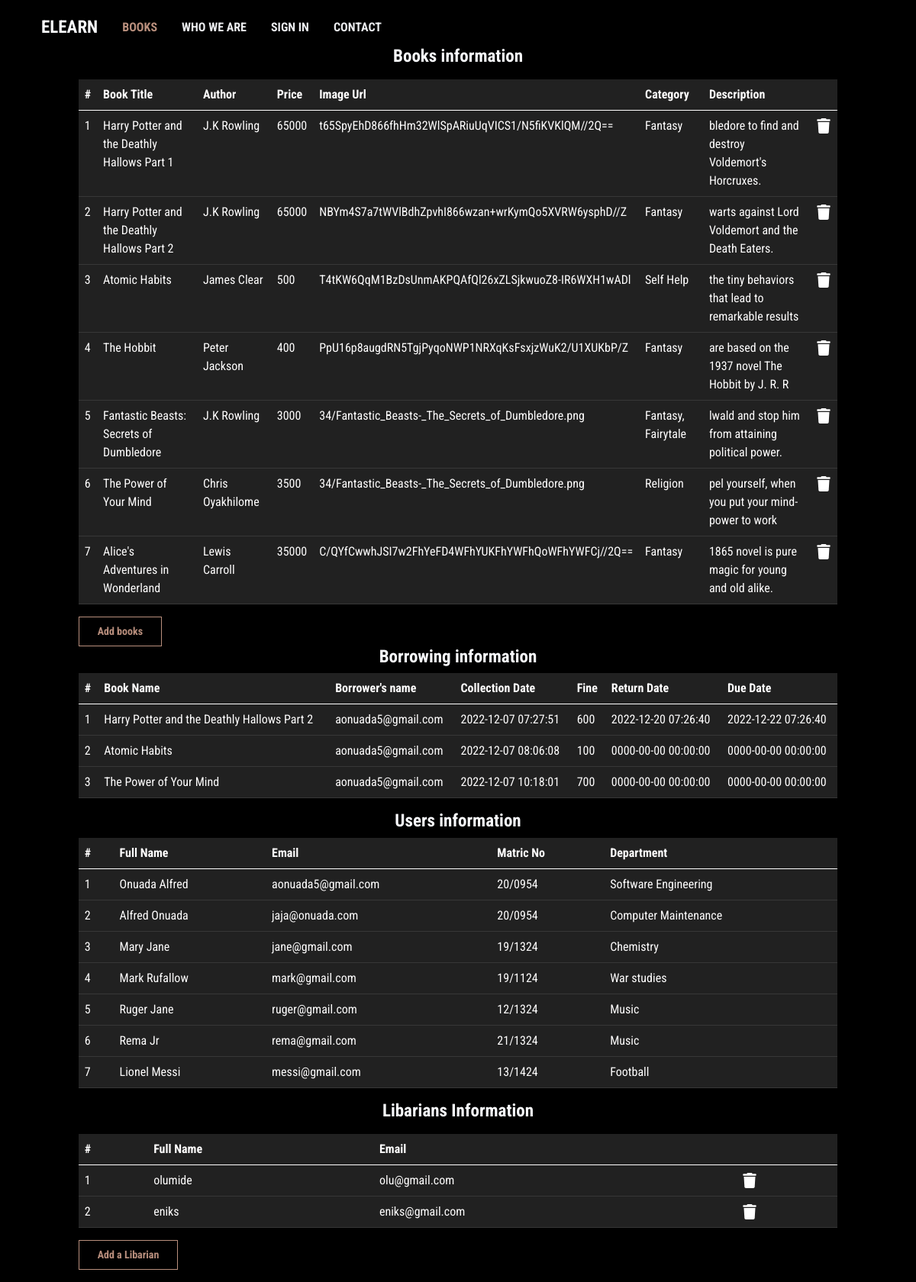
The page /app/views/public/admin.php on the database its author committed.
### tables this page shows
CREATE TABLE `books` (
  `id` int(11) NOT NULL,
  `title` varchar(256) NOT NULL,
  `author` varchar(256) NOT NULL,
  `price` mediumtext NOT NULL,
  `imageUrl` longtext NOT NULL,
  `category` varchar(256) NOT NULL,
  `description` longtext NOT NULL
);

CREATE TABLE `collections` (
  `id` int(11) NOT NULL,
  `studentId` varchar(590) NOT NULL,
  `bookId` int(11) NOT NULL,
  `staffId` int(11) NOT NULL,
  `collectionDate` timestamp NOT NULL DEFAULT current_timestamp() ON UPDATE current_timestamp(),
  `fine` int(11) NOT NULL,
  `returnDate` timestamp NULL DEFAULT NULL,
  `dueDate` timestamp NULL DEFAULT NULL
);

CREATE TABLE `students` (
  `id` int(10) NOT NULL,
  `email` varchar(255) NOT NULL,
  `password` varchar(260) NOT NULL,
  `fullName` varchar(255) NOT NULL,
  `matricNo` varchar(255) NOT NULL,
  `department` varchar(255) NOT NULL
);

CREATE TABLE `staffs` (
  `id` int(11) NOT NULL,
  `fullName` varchar(256) NOT NULL,
  `email` varchar(500) NOT NULL,
  `password` mediumtext NOT NULL
);

### app/views/public/admin.php (the view, shortened to what this page needs)
<!DOCTYPE html>
<html lang="en-US" dir="ltr">
  <head>
  <?php
  require_once "./../../config/dbConnection.php";
  ?>
    <link href="assets/css/theme.css" rel="stylesheet" />
  </head>
  <body>
    <main class="main" id="top">
    <nav class="navbar navbar-expand-lg navbar-light fixed-top py-3 d-block" data-navbar-on-scroll="data-navbar-on-scroll">
        <div class="container"><a class="navbar-brand d-inline-flex" href="./../../index.php"><span class="text-light fs-2 fw-bold ms-2">ELEARN</span></a>
          <div class="collapse navbar-collapse border-top border-lg-0 mt-4 mt-lg-0" id="navbarSupportedContent">
            <ul class="navbar-nav me-auto mb-2 mb-lg-0">
              <li class="nav-item px-2"><a class="nav-link fw-bold active" aria-current="page" href="./../../index.php#collections">BOOKS</a></li>
              <li class="nav-item px-2"><a class="nav-link fw-bold" href="./../../index.php#store">WHO WE ARE</a></li>
              <li class="nav-item px-2"><a class="nav-link fw-bold" href="./sign.php">SIGN IN</a></li>
              <li class="nav-item px-2"><a class="nav-link fw-bold" href="./../../index.php#contact">CONTACT</a></li>
            </ul>
          </div>
        </div>
      </nav>
      <div class="row">
        <h4 style="text-align: center;">Books information</h4>
        <div class="col-md-1">
        </div>
        <div class="col-md-10">
            <table class="table table-dark">
                <thead>
                  <tr>
                    <th scope="col">#</th>
                    <th scope="col">Book Title</th>
                    <th scope="col">Author</th>
                    <th scope="col">Price</th>
                    <th scope="col">Image Url</th>
                    <th scope="col">Category</th>
                    <th scope="col">Description</th>
                    <th></th>
                  </tr>
                </thead>
                <tbody>
                  <?php
                    $sql = "SELECT * FROM books";
                    $query = mysqli_query($connection, $sql);
                    $rowNo = 1;
                    while($data = mysqli_fetch_assoc($query)) {
                  ?>
                  <tr>
                    <td><?php echo $rowNo ?></td>
                    <td><?php echo $data['title'] ?></td>
                    <td><?php echo $data['author'] ?></td>
                    <td><?php echo $data['price'] ?></td>
                    <td><?php echo substr($data['imageUrl'], strlen($data['imageUrl']) - 50) ?></td>
                    <td><?php echo $data['category'] ?></td>
                    <td><?php echo substr($data['description'], strlen($data['description']) - 50) ?></td>
                    <td><span onclick="deleteBook(<?php echo $data['id'] ?>, 'apiResBooks')">
                    </span></td>
                  </tr>
                  <?php
                      $rowNo++;
                    }
                  ?>
                </tbody>
              </table>
              <a class="btn btn-sm btn-outline-primary me-3" href="./addBooks.php">Add books</a>
        </div>
        <div class="col-md-1">
        </div>
      </div>
      <div class="row">
        <h4 style="text-align: center;">Borrowing information</h4>
        <div class="col-md-1">
        </div>
        <div class="col-md-10">
            <table class="table table-dark">
                <thead>
                  <tr>
                    <th scope="col">#</th>
                    <th scope="col">Book Name</th>
                    <th scope="col">Borrower's name</th>
                    <th scope="col">Collection Date</th>
                    <th scope="col">Fine</th>
                    <th scope="col">Return Date</th>
                    <th scope="col">Due Date</th>
                  </tr>
                </thead>
                <tbody>
                  <?php
                    $sql = "SELECT collections.*, books.title As bookTitle FROM collections INNER JOIN books ON books.id = collections.bookId";
                    $query = mysqli_query($connection, $sql);
                    $rowNo = 1;
                    while($data = mysqli_fetch_assoc($query)) {
                  ?>
                  <tr>
                    <td><?php echo $rowNo ?></td>
                    <td><?php echo $data['bookTitle'] ?></td>
                    <td><?php echo $data['studentId'] ?></td>
                    <td><?php echo $data['collectionDate'] ?></td>
                    <td><?php echo $data['fine'] ?></td>
                    <td><?php echo $data['returnDate'] ?></td>
                    <td><?php echo $data['dueDate'] ?></td>
                  </tr>
                  <?php
                      $rowNo++;
                    }
                  ?>
                </tbody>
              </table>
        </div>
        <div class="col-md-1">
        </div>
      </div>
      <div class="row">
        <h4 style="text-align: center;">Users information</h4>
        <div class="col-md-1">
        </div>
        <div class="col-md-10">
            <table class="table table-dark">
                <thead>
                  <tr>
                    <th scope="col">#</th>
                    <th scope="col">Full Name</th>
                    <th scope="col">Email</th>
                    <th scope="col">Matric No</th>
                    <th scope="col">Department</th>
                  </tr>
                </thead>
                <tbody>
                  <?php
                    $sql = "SELECT * FROM students";
                    $query = mysqli_query($connection, $sql);
                    $rowNo = 1;
                    while($data = mysqli_fetch_assoc($query)) {
                  ?>
                  <tr>
                    <td><?php echo $rowNo ?></td>
                    <td><?php echo $data['fullName'] ?></td>
                    <td><?php echo $data['email'] ?></td>
                    <td><?php echo $data['matricNo'] ?></td>
                    <td><?php echo $data['department'] ?></td>
                  </tr>
                  <?php
                      $rowNo++;
                    }
                  ?>
                </tbody>
              </table>
        </div>
        <div class="col-md-1">
        </div>
      </div>
      <div class="row">
        <h4 style="text-align: center;">Libarians Information</h4>
        <div class="col-md-1">
        </div>
        <div class="col-md-10">
            <table class="table table-dark">
                <thead>
                  <tr>
                    <th scope="col">#</th>
                    <th scope="col">Full Name</th>
                    <th scope="col">Email</th>
                    <th></th>
                  </tr>
                </thead>
                <tbody>
                  <?php
                    $sql = "SELECT * FROM staffs";
                    $query = mysqli_query($connection, $sql);
                    $rowNo = 1;
                    while($data = mysqli_fetch_assoc($query)) {
                  ?>
                  <tr>
                    <td><?php echo $rowNo ?></td>
                    <td><?php echo $data['fullName'] ?></td>
                    <td><?php echo $data['email'] ?></td>
                    <td><span onclick="deleteStaff(<?php echo $data['id'] ?>, 'apiResLibarian')">
                    </span></td>
                  </tr>
                  <?php
                      $rowNo++;
                    }
                  ?>
                </tbody>
              </table>
              <a class="btn btn-sm btn-outline-primary me-3" href="./registerStaff.php">Add a Libarian</a>
        </div>
        <div class="col-md-1">
        </div>
      </div>
    </main>
  </body>
</html>

### rows shown on the page
books: title "Harry Potter and the Deathly Hallows Part 1", author "J.K Rowling", price "65000", substr($data['imageUrl'],strlen($data['imageUrl'])-50) "t65SpyEhD866fhHm32WlSpARiuUqVICS1/N5fiKVKlQM//2Q==", category "Fantasy", description "bledore to find and destroy Voldemort's Horcruxes."
books: title "Harry Potter and the Deathly Hallows Part 2", author "J.K Rowling", price "65000", substr($data['imageUrl'],strlen($data['imageUrl'])-50) "NBYm4S7a7tWVlBdhZpvhI866wzan+wrKymQo5XVRW6ysphD//Z", category "Fantasy", description "warts against Lord Voldemort and the Death Eaters."
books: title "Atomic Habits", author "James Clear", price "500", substr($data['imageUrl'],strlen($data['imageUrl'])-50) "T4tKW6QqM1BzDsUnmAKPQAfQl26xZLSjkwuoZ8-IR6WXH1wADl", category "Self Help", description "the tiny behaviors that lead to remarkable results"
books: title "The Hobbit", author "Peter Jackson", price "400", substr($data['imageUrl'],strlen($data['imageUrl'])-50) "PpU16p8augdRN5TgjPyqoNWP1NRXqKsFsxjzWuK2/U1XUKbP/Z", category "Fantasy", description "are based on the 1937 novel The Hobbit by J. R. R"
books: title "Fantastic Beasts: Secrets of Dumbledore", author "J.K Rowling", price "3000", substr($data['imageUrl'],strlen($data['imageUrl'])-50) "34/Fantastic_Beasts-_The_Secrets_of_Dumbledore.png", category "Fantasy, Fairytale", description "lwald and stop him from attaining political power."
books: title "The Power of Your Mind", author "Chris Oyakhilome", price "3500", substr($data['imageUrl'],strlen($data['imageUrl'])-50) "34/Fantastic_Beasts-_The_Secrets_of_Dumbledore.png", category "Religion", description "pel yourself, when you put your mind-power to work"
books: title "Alice's Adventures in Wonderland", author "Lewis Carroll", price "35000", substr($data['imageUrl'],strlen($data['imageUrl'])-50) "C/QYfCwwhJSI7w2FhYeFD4WFhYUKFhYWFhQoWFhYWFCj//2Q==", category "Fantasy", description "1865 novel is pure magic for young and old alike."
collections: bookId.title "Harry Potter and the Deathly Hallows Part 2", studentId "aonuada5@gmail.com", collectionDate "2022-12-07 07:27:51", fine "600", returnDate "2022-12-20 07:26:40", dueDate "2022-12-22 07:26:40"
collections: bookId.title "Atomic Habits", studentId "aonuada5@gmail.com", collectionDate "2022-12-07 08:06:08", fine "100", returnDate "0000-00-00 00:00:00", dueDate "0000-00-00 00:00:00"
collections: bookId.title "The Power of Your Mind", studentId "aonuada5@gmail.com", collectionDate "2022-12-07 10:18:01", fine "700", returnDate "0000-00-00 00:00:00", dueDate "0000-00-00 00:00:00"
students: fullName "Onuada Alfred", email "aonuada5@gmail.com", matricNo "20/0954", department "Software Engineering"
students: fullName "Alfred Onuada", email "jaja@onuada.com", matricNo "20/0954", department "Computer Maintenance"
students: fullName "Mary Jane", email "jane@gmail.com", matricNo "19/1324", department "Chemistry"
students: fullName "Mark Rufallow", email "mark@gmail.com", matricNo "19/1124", department "War studies"
students: fullName "Ruger Jane", email "ruger@gmail.com", matricNo "12/1324", department "Music"
students: fullName "Rema Jr", email "rema@gmail.com", matricNo "21/1324", department "Music"
students: fullName "Lionel Messi", email "messi@gmail.com", matricNo "13/1424", department "Football"
staffs: fullName "olumide", email "olu@gmail.com"
staffs: fullName "eniks", email "eniks@gmail.com"
